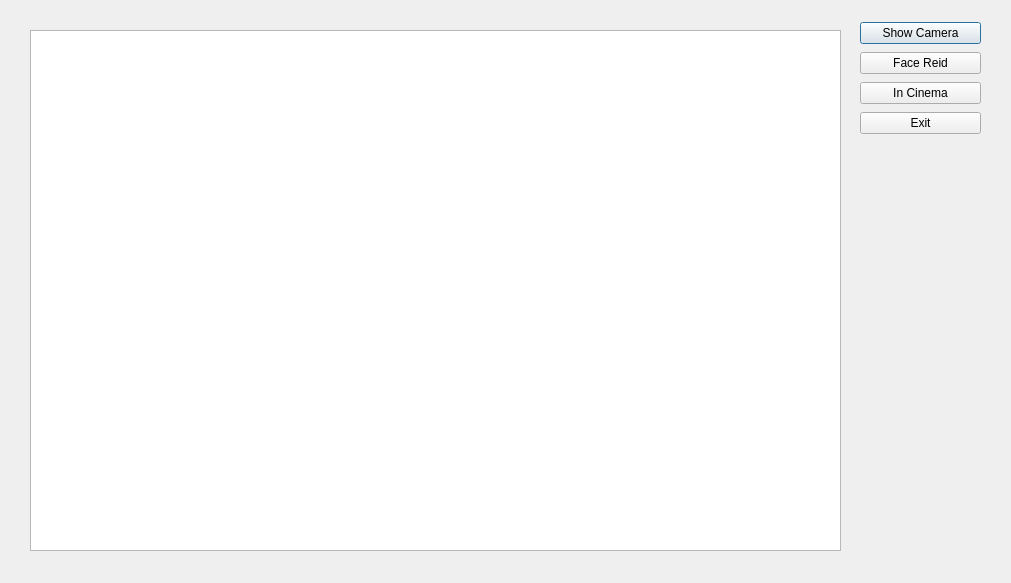
<?xml version="1.0" encoding="UTF-8"?>
<ui version="4.0">
 <class>CinemaUI</class>
 <widget class="QDialog" name="CinemaUI">
  <property name="geometry">
   <rect>
    <x>0</x>
    <y>0</y>
    <width>1011</width>
    <height>583</height>
   </rect>
  </property>
  <property name="windowTitle">
   <string>Dialog</string>
  </property>
  <widget class="QWidget" name="verticalLayoutWidget">
   <property name="geometry">
    <rect>
     <x>860</x>
     <y>20</y>
     <width>121</width>
     <height>120</height>
    </rect>
   </property>
   <layout class="QVBoxLayout" name="verticalLayout">
    <item>
     <widget class="QPushButton" name="showCameraButton">
      <property name="text">
       <string>Show Camera</string>
      </property>
     </widget>
    </item>
    <item>
     <widget class="QPushButton" name="faceReidButton">
      <property name="text">
       <string>Face Reid</string>
      </property>
     </widget>
    </item>
    <item>
     <widget class="QPushButton" name="inCinemaButton">
      <property name="text">
       <string>In Cinema</string>
      </property>
     </widget>
    </item>
    <item>
     <widget class="QPushButton" name="exitButton">
      <property name="text">
       <string>Exit</string>
      </property>
     </widget>
    </item>
   </layout>
  </widget>
  <widget class="QGraphicsView" name="graphicsView">
   <property name="geometry">
    <rect>
     <x>30</x>
     <y>30</y>
     <width>811</width>
     <height>521</height>
    </rect>
   </property>
   <property name="mouseTracking">
    <bool>false</bool>
   </property>
   <property name="acceptDrops">
    <bool>true</bool>
   </property>
  </widget>
 </widget>
 <resources/>
 <connections/>
</ui>
